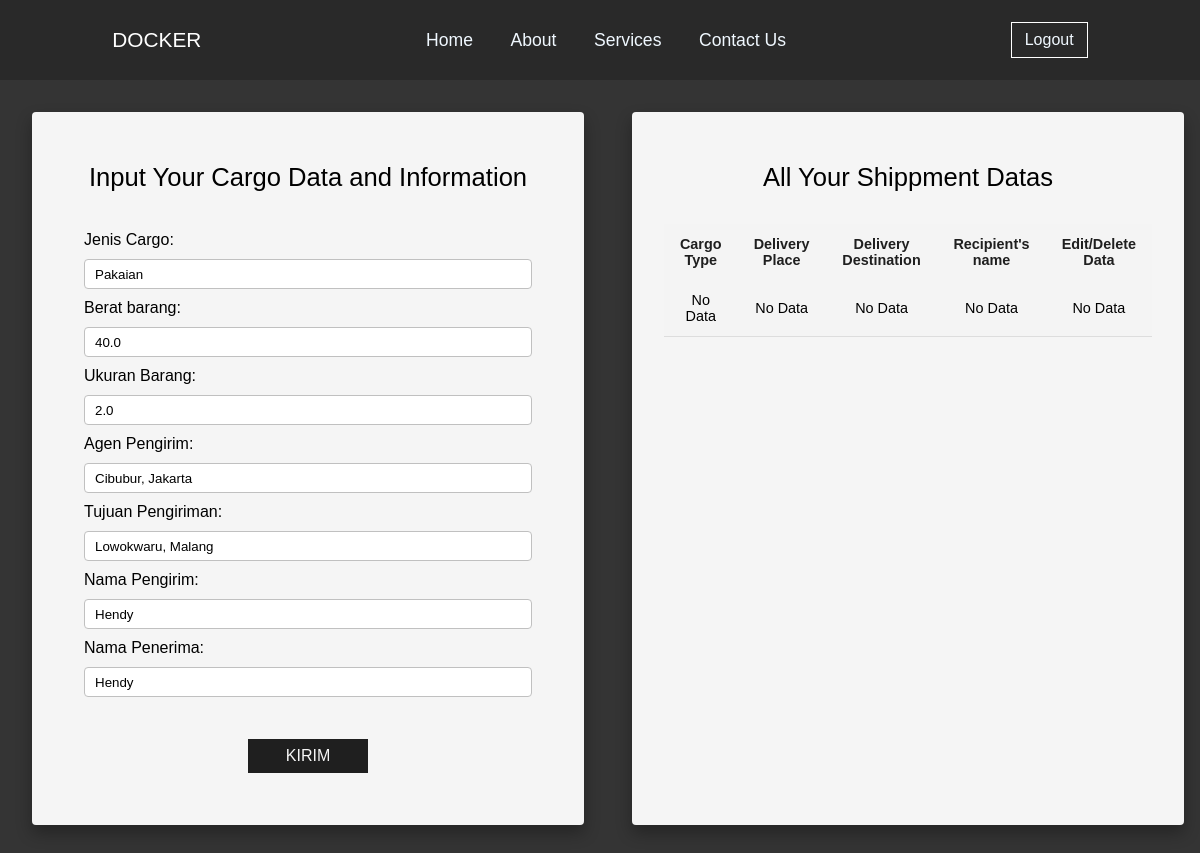
/cargo/edit/7/ (signed in), run on the app's committed database.
### myapp/models.py (models this page shows, shortened)
class Cargo(models.Model):
    user = models.ForeignKey(User, on_delete=models.CASCADE)
    jenis_cargo = models.CharField(max_length=100)
    berat = models.FloatField()
    ukuran = models.FloatField()
    agen_pengiriman = models.CharField(max_length=100)
    tujuan_pengiriman = models.CharField(max_length=100)
    nama_pengirim = models.CharField(max_length=100)
    nama_penerima = models.CharField(max_length=100)
    created_at = models.DateTimeField(auto_now_add=True)

### myapp/views.py (the view)
# urls.py: path('cargo/edit/<int:id>/', views.edit_cargo, name='edit_cargo'),
@login_required
def edit_cargo(request, id):
    cargo = get_object_or_404(Cargo, id=id, user=request.user)
    if request.method == 'POST':
        form = CargoForm(request.POST, instance=cargo)
        if form.is_valid():
            form.save()
            return redirect('add_cargo')
    else:
        form = CargoForm(instance=cargo)
    return render(request, 'cargo_page.html', {'form': form})

### myapp/forms.py
class CargoForm(forms.ModelForm):
    class Meta:
        model = Cargo
        fields = ['jenis_cargo', 'berat', 'ukuran', 'agen_pengiriman', 'tujuan_pengiriman', 'nama_pengirim', 'nama_penerima']

### template/cargo_page.html (shortened to what this page needs)
{% load static %}
<!DOCTYPE html>
<html lang="en">
  <head>
    <link rel="stylesheet" href="{% static 'assets/css/cargo_style.css' %}" />
  </head>
  <body>
    <div class="content">
      <div class="tab">
        <p>DOCKER</p>
        <ul>
          <li><a href="/">Home</a></li>
          <li><a href="#">About</a></li>
          <li><a href="#">Services</a></li>
          <li><a href="#">Contact Us</a></li>
        </ul>
        {% if user.is_authenticated %}
        <a class="user" href="logout">Logout</a>
        {% else %}
        <a class="user" href="register">Register</a>
        {% endif %}
      </div>
      <div class="sub-content">
        <div class="form">
          <p>Input Your Cargo Data and Information</p>
          <form method="POST" class="cargo-form">
            <label for="id_jenis_cargo">Jenis Cargo:</label>
            {{ form.jenis_cargo }}
            <label for="id_berat">Berat barang:</label>
            {{form.berat}}
            <label for="id_ukuran">Ukuran Barang:</label>
            {{form.ukuran}}
            <label for="id_agen_pengiriman">Agen Pengirim:</label>
            {{form.agen_pengiriman}}
            <label for="id_tujuan_pengiriman">Tujuan Pengiriman:</label>
            {{form.tujuan_pengiriman}}
            <label for="id_nama_pengirim">Nama Pengirim:</label>
            {{form.nama_pengirim}}
            <label for="id_nama_penerima">Nama Penerima:</label>
            {{form.nama_penerima}}
            <button type="submit">Kirim</button>
          </form>
      </div>
        <div class="tab-container">
          <p>All Your Shippment Datas</p>
          <table class="content-table">
            <thead>
              <tr>
                <th>Cargo Type</th>
                <th>Delivery Place</th>
                <th>Delivery Destination</th>
                <th>Recipient's name</th>
                <th>Edit/Delete Data</th>
              </tr>
            </thead>
            <tbody>
              {% if not cargos %}
              <tr>
                <td>No Data</td>
                <td>No Data</td>
                <td>No Data</td>
                <td>No Data</td>
                <td>
                  No Data
                </td>
              </tr>
              {% endif %}
            </tbody>
          </table>
        </div>
      </div>
  </body>
</html>

### static/assets/css/cargo_style.css (style rules this page uses)
* { padding: 0; margin: 0; box-sizing: border-box; font-family: Arial, Helvetica, sans-serif; }
.content { height: fit-content; width: 100%; padding-bottom: 5rem; background-color: rgb(52, 52, 52); }
.tab { display: flex; background: rgb(41, 41, 41); justify-content: space-around; color: rgb(255, 255, 255); height: 5rem; align-items: center; }
.tab p { font-size: 1.3em; }
.tab ul { list-style: none; display: flex; width: 30%; justify-content: space-between; }
.tab ul li a { text-decoration: none; color: aliceblue; font-size: 1.1em; }
.tab a.user { text-decoration: none; color: aliceblue; border: 1px solid #fff; padding: 8px 13px; transition: 0.3s; }
.sub-content { display: flex; width: 100%; height: fit-content; }
.form { width: 50%; padding: 2rem; margin: 2rem 1rem 0 2rem; background-color: whitesmoke; border-radius: 4px; box-shadow: 0 8px 16px rgba(0, 0, 0, 0.3); }
.form p { text-align: center; font-size: 1.6em; margin: 1.2rem 0; }
.form form { display: flex; flex-direction: column; width: 100%; height: 100%; padding: 20px; }
.cargo-form input { width: 100%; height: 30px; background: white; border-radius: 4px; border: 1px solid silver; margin: 10px 0 10px 0; padding: 0 10px; }
.cargo-form button { margin-left: 50%; transform: translateX(-50%); margin-top: 2rem; width: 120px; height: 34px; border: none; outline: none; background: rgb(31, 31, 31); cursor: pointer; font-size: 16px; text-transform: uppercase; color: whitesmoke; transition: 0.3s; }
.tab-container { width: 50%; padding: 2rem; margin: 2rem 1rem 0 2rem; background-color: whitesmoke; border-radius: 4px; box-shadow: 0 8px 16px rgba(0, 0, 0, 0.3); }
.tab-container p { text-align: center; font-size: 1.6em; margin: 1.2rem 0 2rem; }
.content .content-table { border-collapse: collapse; font-size: 0.9em; width: 100%; text-align: center; background-color: rgba(245, 245, 245, 0.67); }
.content .content-table thead tr { color: rgb(31, 31, 31); font-weight: bold; }
.content-table th, .content-table td { padding: 12px 15px; }
.content-table tbody tr { border-bottom: 1px solid #dddddd; }

### data on the page
Cargo: jenis_cargo "Pakaian", berat "40.0", ukuran "2.0", agen_pengiriman "Cibubur, Jakarta", tujuan_pengiriman "Lowokwaru, Malang", nama_pengirim "Hendy", nama_penerima "Hendy"
